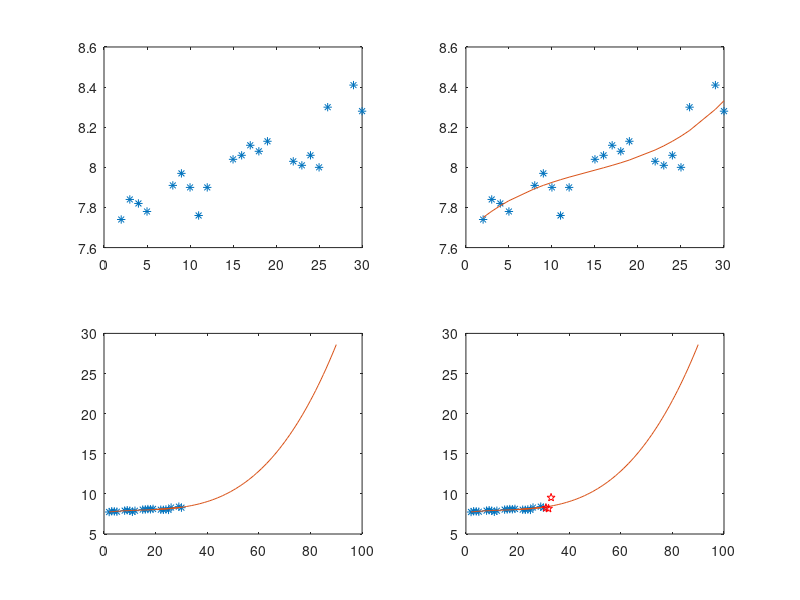

The MATLAB script that drew this image:
%5.25日第六章综合案例
%------------------------------分界符----------------------------------%
%例6.26粮仓通风储存问题
x=20:10:90;
y=(0:5:20)';
z=[8.9,10.32,11.3,12.5,13.9,15.3,17.8,21.3;
    8.7,10.8,11,12.1,13.2,14.8,16.55,20.8;
    8.3,9.65,10.88,12,13.2,14.6,16.4,20.5;
    8.1,9.4,10.7,11.9,13.1,14.5,16.2,20.3;
    8.1,9.2,10.8,12,13.2,14.8,16.9,20.9];
xi=20:90;
yi=(0:20)';
zi=interp2(x,y,z,xi,yi,'spline');
surf(xi,yi,zi)

%------------------------------分界符----------------------------------%
%例6.27股票预测问题
x=[2,3,4,5,8,9,10,11,12,15,16,17,18,19,22,23,24,25,26,29,30];
y=[7.74,7.84,7.82,7.78,7.91,7.97,7.9,7.76,7.9,8.04,8.06,8.11,...
    8.08,8.13,8.03,8.01,8.06,8.0,8.3,8.41,8.28];
subplot(2,2,1);
plot(x,y,'*');
p=polyfit(x,y,3);
subplot(2,2,2);
plot(x,y,'*',x,polyval(p,x));
x1=[31,32,33];
xi=[x,xi];
subplot(2,2,3);
plot(x,y,'*',xi,polyval(p,xi));
subplot(2,2,4);
y1=[8.27,8.17,9.54];
plot(x,y,'*',xi,polyval(p,xi),x1,y1,'rp')







